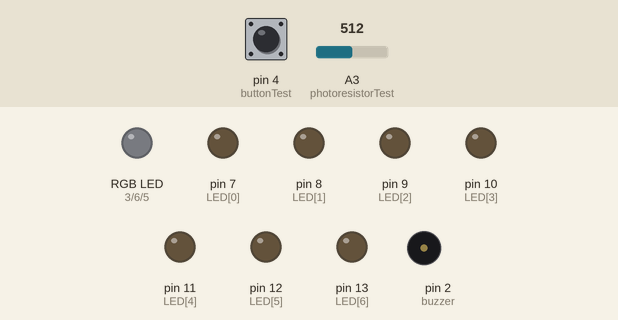
The sketch below on a simulated Arduino Uno, built with avr-gcc and run on an emulated ATmega328P. Parts: an RGB LED mixed from three pins (HIGH = lit), output pins drawn as LEDs (lit = HIGH), buzzer (waves = sounding). Dashed ring = blinking. Inputs (shaded band) come from the test bench; at power-on: pin 4 (buttonTest) HIGH, A3 (photoresistorTest) = 512. Dim RGB values are drawn brighter than linear; random numbers use the default seed unless the sketch sets one.

Above: at 1.2 s.
1.3 s: pin 4 (buttonTest) pulled LOW for 0.15 s
At 2.1 s:
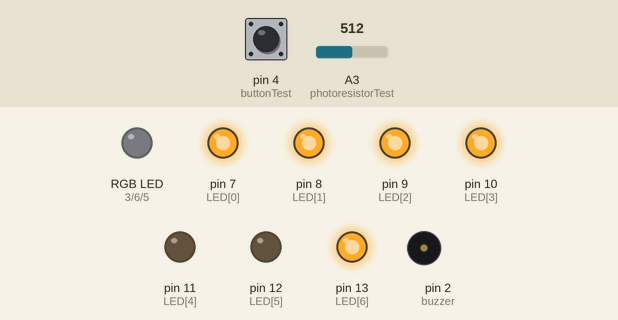
At 3.0 s:
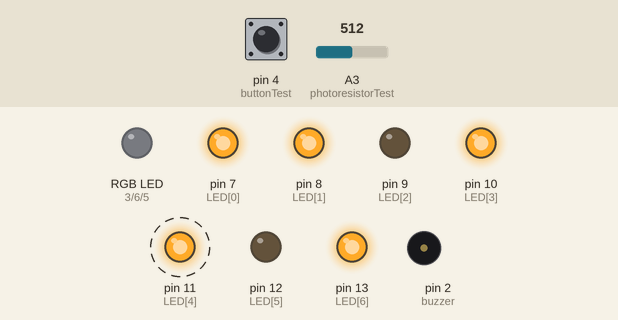
4.4 s: A3 (photoresistorTest) set to 412
6.7 s: A3 (photoresistorTest) set to 389
At 9.2 s:
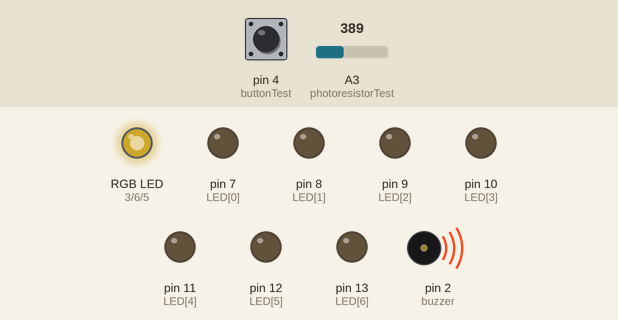
Timing chart, 0 to 26.4 s (numbered marks = the images above; inputs shaded):
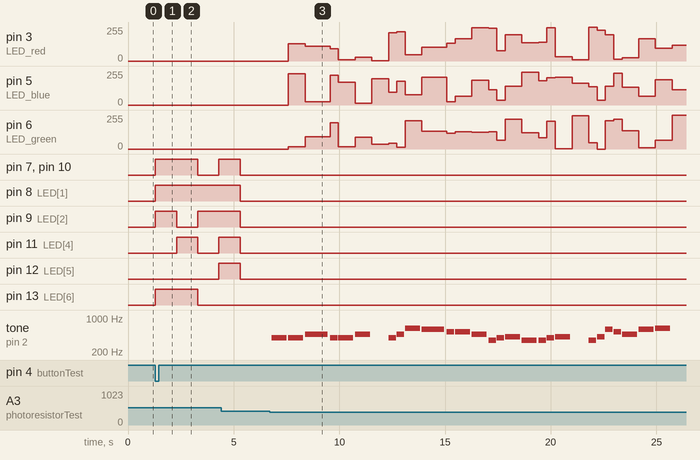

The sketch:

Lab02_22127280_CODE.ino
```cpp
//Declare constant value
//Button
const int buttonTest = 4;

//7-segment LED
const int LED[7] = {7, 8, 9, 10, 11, 12, 13};
const bool number[4][7] = {
  	{true, true, true, true, true, true, false},
    {false, true, true, false, false, false, false},
    {true, true, false, true, true, false, true},
    {true, true, true, true, false, false, true}
};
const long delayLED = 1000;

//Buzzer
const int buzzer = 2;
#define NOTE_B0  31
#define NOTE_C1  33
#define NOTE_CS1 35
#define NOTE_D1  37
#define NOTE_DS1 39
#define NOTE_E1  41
#define NOTE_F1  44
#define NOTE_FS1 46
#define NOTE_G1  49
#define NOTE_GS1 52
#define NOTE_A1  55
#define NOTE_AS1 58
#define NOTE_B1  62
#define NOTE_C2  65
#define NOTE_CS2 69
#define NOTE_D2  73
#define NOTE_DS2 78
#define NOTE_E2  82
#define NOTE_F2  87
#define NOTE_FS2 93
#define NOTE_G2  98
#define NOTE_GS2 104
#define NOTE_A2  110
#define NOTE_AS2 117
#define NOTE_B2  123
#define NOTE_C3  131
#define NOTE_CS3 139
#define NOTE_D3  147
#define NOTE_DS3 156
#define NOTE_E3  165
#define NOTE_F3  175
#define NOTE_FS3 185
#define NOTE_G3  196
#define NOTE_GS3 208
#define NOTE_A3  220
#define NOTE_AS3 233
#define NOTE_B3  247
#define NOTE_C4  262
#define NOTE_CS4 277
#define NOTE_D4  294
#define NOTE_DS4 311
#define NOTE_E4  330
#define NOTE_F4  349
#define NOTE_FS4 370
#define NOTE_G4  392
#define NOTE_GS4 415
#define NOTE_A4  440
#define NOTE_AS4 466
#define NOTE_B4  494
#define NOTE_C5  523
#define NOTE_CS5 554
#define NOTE_D5  587
#define NOTE_DS5 622
#define NOTE_E5  659
#define NOTE_F5  698
#define NOTE_FS5 740
#define NOTE_G5  784
#define NOTE_GS5 831
#define NOTE_A5  880
#define NOTE_AS5 932
#define NOTE_B5  988
#define NOTE_C6  1047
#define NOTE_CS6 1109
#define NOTE_D6  1175
#define NOTE_DS6 1245
#define NOTE_E6  1319
#define NOTE_F6  1397
#define NOTE_FS6 1480
#define NOTE_G6  1568
#define NOTE_GS6 1661
#define NOTE_A6  1760
#define NOTE_AS6 1865
#define NOTE_B6  1976
#define NOTE_C7  2093
#define NOTE_CS7 2217
#define NOTE_D7  2349
#define NOTE_DS7 2489
#define NOTE_E7  2637
#define NOTE_F7  2794
#define NOTE_FS7 2960
#define NOTE_G7  3136
#define NOTE_GS7 3322
#define NOTE_A7  3520
#define NOTE_AS7 3729
#define NOTE_B7  3951
#define NOTE_C8  4186
#define NOTE_CS8 4435
#define NOTE_D8  4699
#define NOTE_DS8 4978
#define REST      0
const int lightMelody[3][108] = {
  {
  	NOTE_E4,2, NOTE_G4,4,
    NOTE_D4,2, NOTE_C4,8, NOTE_D4,8,
    NOTE_E4,2, NOTE_G4,4,
    NOTE_D4,-2,
    NOTE_E4,2, NOTE_G4,4,
    NOTE_D5,2, NOTE_C5,4,
    NOTE_G4,2, NOTE_F4,8, NOTE_E4,8,
    NOTE_D4,-2,
    NOTE_E4,2, NOTE_G4,4,
    NOTE_D4,2, NOTE_C4,8, NOTE_D4,8,
    NOTE_E4,2, NOTE_G4,4,
    NOTE_D4,-2,
    NOTE_E4,2, NOTE_G4,4,

    NOTE_D5,2, NOTE_C5,4,
    NOTE_G4,2, NOTE_F4,8, NOTE_E4,8,
    NOTE_F4,8, NOTE_E4,8, NOTE_C4,2,
    NOTE_F4,2, NOTE_E4,8, NOTE_D4,8,
    NOTE_E4,8, NOTE_D4,8, NOTE_A3,2,
    NOTE_G4,2, NOTE_F4,8, NOTE_E4,8,
    NOTE_F4,8, NOTE_E4,8, NOTE_C4,4, NOTE_F4,4,
    NOTE_C5,-2
  },
  {
  	NOTE_G4, 4, NOTE_G4, 4, //1
    NOTE_AS4, -4, NOTE_G4, 8, NOTE_G4, 4,
    NOTE_AS4, 4, REST, 4, NOTE_G4, 8, NOTE_AS4, 8,
    NOTE_DS5, 4, NOTE_D5, -4, NOTE_C5, 8,
    NOTE_C5, 4, NOTE_AS4, 4, NOTE_F4, 8, NOTE_G4, 8,
    NOTE_GS4, 4, NOTE_F4, 4, NOTE_F4, 8, NOTE_G4, 8,
    NOTE_GS4, 4, REST, 4, NOTE_F4, 8, NOTE_GS4, 8,
    NOTE_D5, 8, NOTE_C5, 8, NOTE_AS4, 4, NOTE_D5, 4,

    NOTE_DS5, 4, REST, 4, NOTE_DS4, 8, NOTE_DS4, 8, //8
    NOTE_DS5, 2, NOTE_C5, 8, NOTE_GS4, 8,
    NOTE_AS4, 2, NOTE_G4, 8, NOTE_DS4, 8,
    NOTE_GS4, 4, NOTE_AS4, 4, NOTE_C5, 4,
    NOTE_AS4, 2, NOTE_DS4, 8, NOTE_DS4, 8,
    NOTE_DS5, 2, NOTE_C5, 8, NOTE_GS4, 8,
    NOTE_AS4, 2, NOTE_G4, 8, NOTE_DS4, 8,
    NOTE_AS4, 4, NOTE_G4, 4, NOTE_DS4, 4,
    NOTE_DS4, 2
  },
  {
  	NOTE_D5,-4, NOTE_A5,8, NOTE_FS5,8, NOTE_D5,8,
    NOTE_E5,-4, NOTE_FS5,8, NOTE_G5,4,
    NOTE_FS5,-4, NOTE_E5,8, NOTE_FS5,4,
    NOTE_D5,-2,
    NOTE_D5,-4, NOTE_A5,8, NOTE_FS5,8, NOTE_D5,8,
    NOTE_E5,-4, NOTE_FS5,8, NOTE_G5,4,
    NOTE_FS5,-1,
    NOTE_D5,-4, NOTE_A5,8, NOTE_FS5,8, NOTE_D5,8,
    NOTE_E5,-4, NOTE_FS5,8, NOTE_G5,4,

    NOTE_FS5,-4, NOTE_E5,8, NOTE_FS5,4,
    NOTE_D5,-2,
    NOTE_D5,-4, NOTE_A5,8, NOTE_FS5,8, NOTE_D5,8,
    NOTE_E5,-4, NOTE_FS5,8, NOTE_G5,4,
    NOTE_FS5,-1
  }
};
const int lightNotes[3] = {48, 54, 38};
const int lightTempo[3] = {108, 76, 85};
const int cheerfulMelody[4][120] = {
  {
  	REST,1,
    REST,1,
    NOTE_C4,4, NOTE_E4,4, NOTE_G4,4, NOTE_E4,4,
    NOTE_C4,4, NOTE_E4,8, NOTE_G4,-4, NOTE_E4,4,
    NOTE_A3,4, NOTE_C4,4, NOTE_E4,4, NOTE_C4,4,
    NOTE_A3,4, NOTE_C4,8, NOTE_E4,-4, NOTE_C4,4,
    NOTE_G3,4, NOTE_B3,4, NOTE_D4,4, NOTE_B3,4,
    NOTE_G3,4, NOTE_B3,8, NOTE_D4,-4, NOTE_B3,4,

    NOTE_G3,4, NOTE_G3,8, NOTE_G3,-4, NOTE_G3,8, NOTE_G3,4,
    NOTE_G3,4, NOTE_G3,4, NOTE_G3,8, NOTE_G3,4,
    NOTE_C4,4, NOTE_E4,4, NOTE_G4,4, NOTE_E4,4,
    NOTE_C4,4, NOTE_E4,8, NOTE_G4,-4, NOTE_E4,4,
    NOTE_A3,4, NOTE_C4,4, NOTE_E4,4, NOTE_C4,4,
    NOTE_A3,4, NOTE_C4,8, NOTE_E4,-4, NOTE_C4,4,
    NOTE_G3,4, NOTE_B3,4, NOTE_D4,4, NOTE_B3,4,
    NOTE_G3,4, NOTE_B3,8, NOTE_D4,-4, NOTE_B3,4,

    NOTE_G3,-1
  },
  {
    NOTE_C4,4, NOTE_C4,8,
    NOTE_D4,-4, NOTE_C4,-4, NOTE_F4,-4,
    NOTE_E4,-2, NOTE_C4,4, NOTE_C4,8,
    NOTE_D4,-4, NOTE_C4,-4, NOTE_G4,-4,
    NOTE_F4,-2, NOTE_C4,4, NOTE_C4,8,

    NOTE_C5,-4, NOTE_A4,-4, NOTE_F4,-4,
    NOTE_E4,-4, NOTE_D4,-4, NOTE_AS4,4, NOTE_AS4,8,
    NOTE_A4,-4, NOTE_F4,-4, NOTE_G4,-4,
    NOTE_F4,-2
  },
  {
  	NOTE_B4, 16, NOTE_B5, 16, NOTE_FS5, 16, NOTE_DS5, 16, //1
    NOTE_B5, 32, NOTE_FS5, -16, NOTE_DS5, 8, NOTE_C5, 16,
    NOTE_C6, 16, NOTE_G6, 16, NOTE_E6, 16, NOTE_C6, 32, NOTE_G6, -16, NOTE_E6, 8,

    NOTE_B4, 16,  NOTE_B5, 16,  NOTE_FS5, 16,   NOTE_DS5, 16,  NOTE_B5, 32,  //2
    NOTE_FS5, -16, NOTE_DS5, 8,  NOTE_DS5, 32, NOTE_E5, 32,  NOTE_F5, 32,
    NOTE_F5, 32,  NOTE_FS5, 32,  NOTE_G5, 32,  NOTE_G5, 32, NOTE_GS5, 32,  NOTE_A5, 16, NOTE_B5, 8
  },
  {
  	NOTE_E5, 8, NOTE_D5, 8, NOTE_FS4, 4, NOTE_GS4, 4,
    NOTE_CS5, 8, NOTE_B4, 8, NOTE_D4, 4, NOTE_E4, 4,
    NOTE_B4, 8, NOTE_A4, 8, NOTE_CS4, 4, NOTE_E4, 4,
    NOTE_A4, 2
  }
};
const int cheerfulNotes[4] = {60, 25, 31, 13};
const int cheerfulTempo[4] = {160, 140, 105, 180};

//Led RGB
const int LED_red = 3;
const int LED_blue = 5;
const int LED_green = 6;

//Photoresistor
const int photoresistorTest = A3;
const long threshold = 400;

//------------------------------------------

//Code C++
//Button
bool pressedButton = false;
int lastButtonTest = LOW;
//Photoresistor
bool light = true;
bool lastLight = true;

//Step 1
bool step1 = true;
long start_Step1 = 0;
int index = 3;

//Step 2
bool step2 = true;
bool randomedSong = false;
//Things for display notes of a song
int indexSong = 0;
int notes = 0;
int wholenote = 0;
int divider = 0;
int noteDuration = 0;
int thisNote = 0;

void setup()
{
  	Serial.begin(9600);

  	//pinMode for testing button
  	pinMode(buttonTest, INPUT);

  	//pinMode 7-segment LED
  	for (int i = 0; i < 7; ++i)
      	pinMode(LED[i], OUTPUT);

  	//pinMode Led RGB
  	pinMode(LED_red, OUTPUT);
  	pinMode(LED_blue, OUTPUT);
  	pinMode(LED_green, OUTPUT);

  	//pinMode for testing photoresistor
  	pinMode(photoresistorTest, INPUT);

  	// Initialize the random number generator
 	randomSeed(analogRead(0));
}

void pressButton ()
{
  	//Read the value of testing button
  	int value = digitalRead(buttonTest);

  	//Pressing button only affects when congratulating actions finished
  	if (value == LOW && lastButtonTest == HIGH && !pressedButton)
    	pressedButton = true;

  	//Update new value of testing button
  	lastButtonTest = value;
}
void readValuePhotoresistor ()
{
  	//Read the value of testing photoresistor
  	int value = analogRead(photoresistorTest);

  	//The environment is dark if value is lower than threshold, otherwise, it's light.
  	if (value < threshold)
      	light = false;
  	else
      	light = true;
}

void getRandomSong ()
{
	if (light)
    {
      	indexSong = random(0, 4);
      	notes = cheerfulNotes[indexSong];
        wholenote = (60000 * 4) / cheerfulTempo[indexSong];
        divider = 0;
        noteDuration = 0;
        thisNote = 0;
    }
  	else
    {
      	indexSong = random(0, 3);
    	notes = lightNotes[indexSong];
        wholenote = (60000 * 4) / lightTempo[indexSong];
        divider = 0;
        noteDuration = 0;
        thisNote = 0;
    }
}

void Step1 ()
{
  	long end_Step1 = millis();
  	if (start_Step1 == 0)
      	start_Step1 = end_Step1;

    if (end_Step1 - start_Step1 >= delayLED)
    {
        start_Step1 = end_Step1;
        index--;

        if (index == -1)
        {
          	step1 = false;
          	for (int i = 0; i < 7; ++i)
            	digitalWrite(LED[i], LOW);
        }
    }
    else
    {
      	for (int i = 0; i < 7; ++i)
        {
          	if (number[index][i])
        		digitalWrite(LED[i], HIGH);
          	else
              	digitalWrite(LED[i], LOW);
        }
    }
}

void Step2 ()
{
  	if (light)
    {
      	if (thisNote < notes * 2)
        {
          	// calculates the duration of each note
            divider = cheerfulMelody[indexSong][thisNote + 1];
            if (divider > 0)
            {
                // regular note, just proceed
                noteDuration = (wholenote) / divider;
            }
          	else if (divider < 0)
            {
                // dotted notes are represented with negative durations!!
                noteDuration = (wholenote) / abs(divider);
                noteDuration *= 1.5; // increases the duration in half for dotted notes
            }

            // we play the note for its duration
            tone(buzzer, cheerfulMelody[indexSong][thisNote], noteDuration * 0.9);

            // Wait for the specief duration before playing the next note.
            delay(noteDuration);

            // stop the waveform generation before the next note.
            noTone(buzzer);

          	//Increase thisNote by 2
          	thisNote = thisNote + 2;

          	//Turn off the Led RGB
          	analogWrite(LED_red, 0);
          	analogWrite(LED_blue, 0);
          	analogWrite(LED_green, 0);
        }
      	else
        	step2 = false;
    }
  	else
    {
      	//Play any light song and change the color of Led RGB simutaneously
      	if (thisNote < notes * 2)
        {
          	// calculates the duration of each note
            divider = lightMelody[indexSong][thisNote + 1];
            if (divider > 0)
            {
                // regular note, just proceed
                noteDuration = (wholenote) / divider;
            }
          	else if (divider < 0)
            {
                // dotted notes are represented with negative durations!!
                noteDuration = (wholenote) / abs(divider);
                noteDuration *= 1.5; // increases the duration in half for dotted notes
            }

            // we only play the note for 90% of the duration, leaving 10% as a pause
            tone(buzzer, lightMelody[indexSong][thisNote], noteDuration * 0.9);

            // Wait for the specief duration before playing the next note.
            delay(noteDuration);

            // stop the waveform generation before the next note.
            noTone(buzzer);

          	//Increase thisNote by 2
          	thisNote = thisNote + 2;

          	//change the color of Led RGB
          	int red = random(0, 256);
          	int blue = random(0, 256);
          	int green = random(0, 256);
          	analogWrite(LED_red, red);
          	analogWrite(LED_blue, blue);
          	analogWrite(LED_green, green);
        }
      	else
        {
        	step2 = false;
          	analogWrite(LED_red, 0);
          	analogWrite(LED_blue, 0);
          	analogWrite(LED_green, 0);
        }
    }
}

void loop()
{
  	//Press button
  	pressButton();
  	//Identify the environment is light or dark
  	readValuePhotoresistor();
  	if ((light && !lastLight) || (!light && lastLight))
    	randomedSong = false;

  	if (pressedButton)
    {
      	if (step1) //Take Step 1
          	Step1();
        else if (step2) //Take Step 2
        {
          	//If the environment is changed from light to dark or vice versa, we random a new song
        	if (!randomedSong)
            {
              	getRandomSong();
              	randomedSong = true;
            }

          	//Take step 2
          	Step2();
        }
        else //Restart initial state
        {
          	//Button
          	pressedButton = false;
			lastButtonTest = LOW;

          	//Step 1
            step1 = true;
           	start_Step1 = 0;
            index = 3;

            //Step 2
            step2 = true;
          	randomedSong = false;
        }
    }

  	lastLight = light;
}
```

Measured:
- the behaviour switches between 400 and 399 on A3 (photoresistorTest) (found by bisection; images 2 and 3)
- after the input at 1.3 s, pin 7 (LED[0]), pin 10 (LED[3]): LOW → HIGH at once, → LOW 2.0 s later, → HIGH 1.0 s later; pin 8 (LED[1]): LOW → HIGH at once; pin 9 (LED[2]): LOW → HIGH at once, → LOW 1.0 s later, → HIGH 1.0 s later; pin 11 (LED[4]): LOW → HIGH after 1.0 s, → LOW 1.0 s later, → HIGH 1.0 s later; pin 12 (LED[5]): LOW → HIGH after 3.0 s
- after the input at 6.7 s, pin 3 (LED_red): 0/255 → 130/255 after 0.89 s, → 112/255 0.79 s later, → 91/255 1.2 s later, → 9/255 0.39 s later, … (29 changes in this stretch); pin 5 (LED_blue): 0/255 → 234/255 after 0.89 s, → 24/255 0.79 s later, → 222/255 1.2 s later, → 169/255 0.39 s later, … (29 changes in this stretch)
- by itself, tone on pin 2 (buzzer): plays 392 Hz for 0.71 s, 392 Hz for 0.71 s, 466 Hz for 1.1 s, 392 Hz for 0.35 s, 392 Hz for 0.71 s, 466 Hz for 0.71 s … (27 notes in this stretch)
